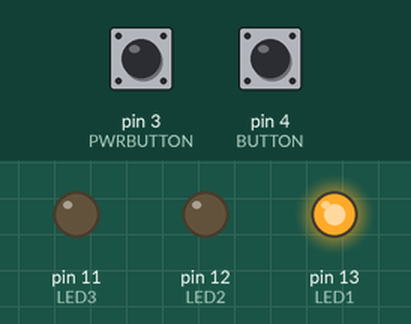
A sketch run on a simulated Arduino Uno, built with avr-gcc and run on an emulated ATmega328P. Parts: output pins drawn as LEDs (lit = HIGH). The test bench sets the inputs (shaded band); at power-on: pin 4 (BUTTON) LOW, pin 3 (PWRBUTTON) LOW.

Above: at 0.2 s.
At 3.7 s:
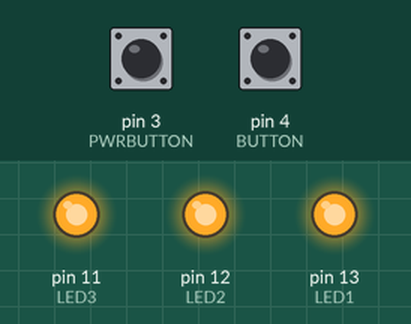
6.3 s: pin 4 (BUTTON) pulled HIGH for 3 s
At 7.0 s:
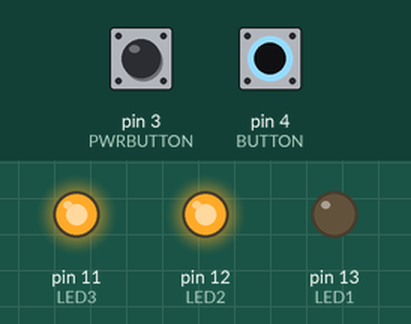
Timing chart, 0 to 16.8 s (numbered marks = the images above; inputs shaded):
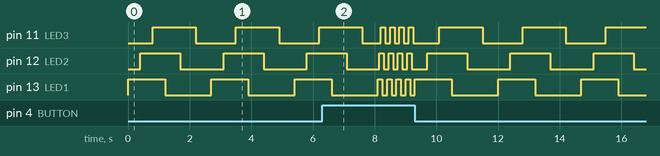

The sketch:

sketch_pwrbutton_LED.ino
```cpp
int LED1 = 13;
int LED2 = 12;
int LED3 = 11;
int BUTTON = 4;
int PWRBUTTON = 3;

void setup()
{
   pinMode(LED1, OUTPUT);
   pinMode(LED2, OUTPUT);
   pinMode(LED3, OUTPUT);
   pinMode(BUTTON,INPUT);
   pinMode(PWRBUTTON,INPUT);
}

void loop () {

  if(digitalRead(PWRBUTTON) == HIGH)
    {
      digitalWrite(LED1, LOW);     // turn off LED           // wait for 300ms
      digitalWrite(LED2, LOW);     // turn off LED               // wait for 300ms
      digitalWrite(LED3, LOW);     // turn off LED3                  // wait for 300ms before running program all over again;
    }
  else
    {if(digitalRead(BUTTON) == HIGH)
    {
    digitalWrite(LED1, HIGH);    // turn on LED1
    delay(50);                  // wait for 50ms
    digitalWrite(LED2, HIGH);    // turn on LED2
    delay(50);                  // wait for 50ms
    digitalWrite(LED3, HIGH);    // turn on LED3
    delay(50);                  // wait for 50ms
    digitalWrite(LED1, LOW);     // turn off LED1
    delay(50);                  // wait for 300ms
    digitalWrite(LED2, LOW);     // turn off LED2
    delay(50);                  // wait for 300ms
    digitalWrite(LED3, LOW);     // turn off LED3
    delay(50);                  // wait for 300ms before running program all over again;

    }else
    {
    digitalWrite(LED1, HIGH);    // turn on LED1
    delay(400);                  // wait for 200ms
    digitalWrite(LED2, HIGH);    // turn on LED2
    delay(400);                  // wait for 200ms
    digitalWrite(LED3, HIGH);    // turn on LED3
    delay(400);                  // wait for 200ms
    digitalWrite(LED1, LOW);     // turn off LED1
    delay(500);                  // wait for 300ms
    digitalWrite(LED2, LOW);     // turn off LED2
    delay(500);                  // wait for 300ms
    digitalWrite(LED3, LOW);     // turn off LED3
    delay(500);                  // wait for 300ms before running program all over again;
    }
    }
}
```
